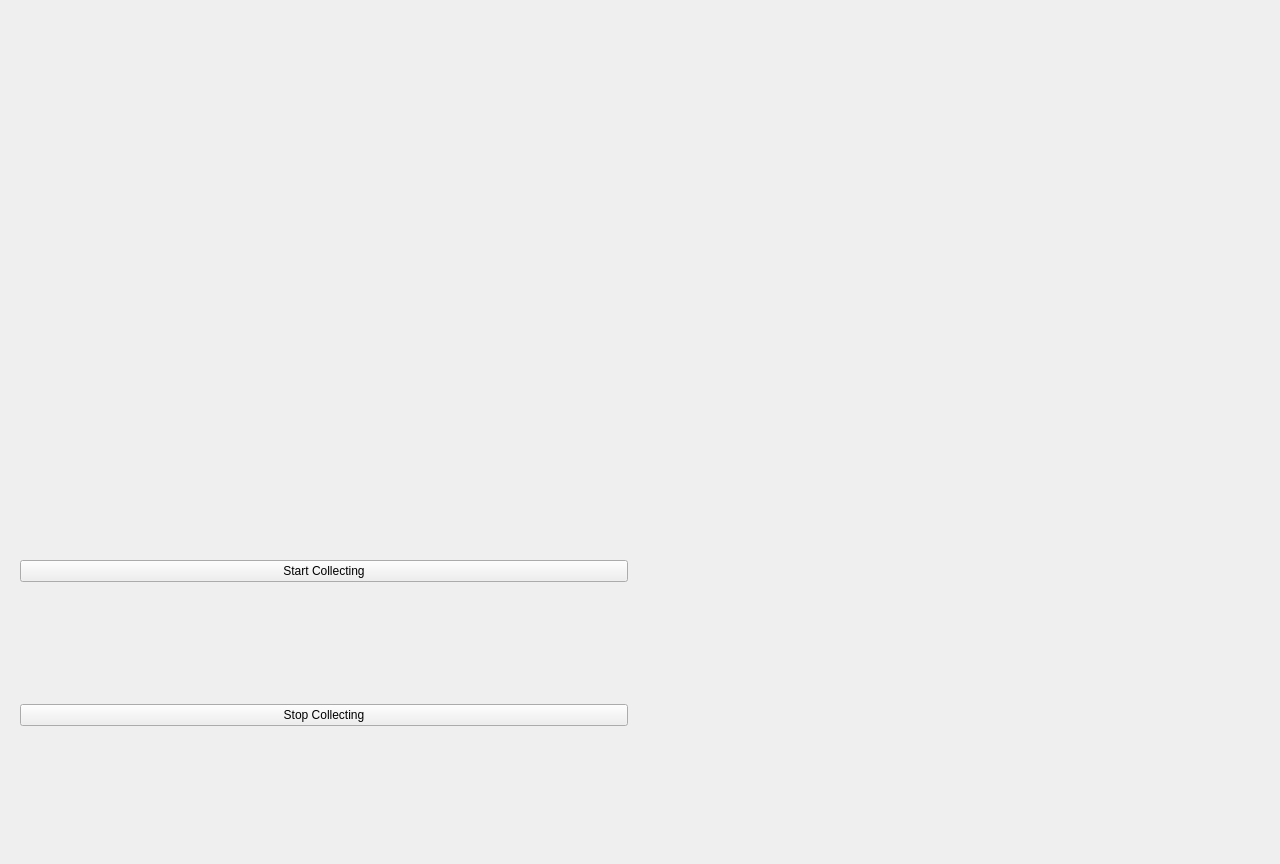
<?xml version="1.0" encoding="UTF-8"?>
<ui version="4.0">
 <class>Form</class>
 <widget class="QWidget" name="Form">
  <property name="geometry">
   <rect>
    <x>0</x>
    <y>0</y>
    <width>1280</width>
    <height>864</height>
   </rect>
  </property>
  <property name="windowTitle">
   <string>Form</string>
  </property>
  <layout class="QGridLayout" name="gridLayout">
   <item row="1" column="0">
    <widget class="QWidget" name="widget" native="true">
     <layout class="QVBoxLayout" name="verticalLayout">
      <item>
       <widget class="QPushButton" name="btnStart">
        <property name="text">
         <string>Start Collecting</string>
        </property>
       </widget>
      </item>
      <item>
       <widget class="QPushButton" name="btnStop">
        <property name="text">
         <string>Stop Collecting</string>
        </property>
       </widget>
      </item>
     </layout>
    </widget>
   </item>
   <item row="0" column="1">
    <widget class="SmartDotConnectWidget" name="SmartDotConnect" native="true">
     <property name="sizePolicy">
      <sizepolicy hsizetype="Minimum" vsizetype="Preferred">
       <horstretch>0</horstretch>
       <verstretch>0</verstretch>
      </sizepolicy>
     </property>
    </widget>
   </item>
   <item row="0" column="0">
    <widget class="SmartDotGraph" name="smartDotGraph" native="true"/>
   </item>
  </layout>
 </widget>
 <customwidgets>
  <customwidget>
   <class>SmartDotGraph</class>
   <extends>QWidget</extends>
   <header>frontend.SmartDotGraph</header>
   <container>1</container>
  </customwidget>
  <customwidget>
   <class>SmartDotConnectWidget</class>
   <extends>QWidget</extends>
   <header>frontend.SmartDotConnectWidget</header>
   <container>1</container>
  </customwidget>
 </customwidgets>
 <resources/>
 <connections/>
</ui>
